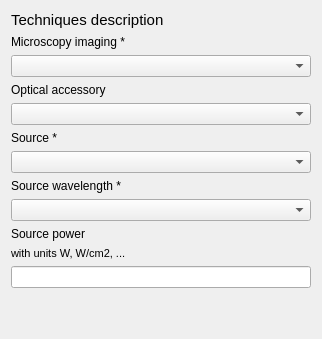
      <widget class="QWidget" name="tab_3">
       <attribute name="title">
        <string>3 Technical description</string>
       </attribute>
       <layout class="QVBoxLayout" name="verticalLayout_7">
        <item>
         <widget class="QLabel" name="label_48">
          <property name="font">
           <font>
            <pointsize>11</pointsize>
           </font>
          </property>
          <property name="text">
           <string>Techniques description</string>
          </property>
         </widget>
        </item>
        <item>
         <widget class="QLabel" name="label_12">
          <property name="toolTip">
           <string>&lt;html&gt;&lt;head/&gt;&lt;body&gt;&lt;p&gt;Tell if the instrumental technique use a microscope, a micro-imager, an imager or not&lt;/p&gt;&lt;/body&gt;&lt;/html&gt;</string>
          </property>
          <property name="text">
           <string>Microscopy imaging *</string>
          </property>
         </widget>
        </item>
        <item>
         <widget class="QComboBox" name="microscopy_imaging">
          <property name="toolTip">
           <string>&lt;html&gt;&lt;head/&gt;&lt;body&gt;&lt;p&gt;Tell if the instrumental technique use a microscope, a micro-imager, an imager or not&lt;/p&gt;&lt;/body&gt;&lt;/html&gt;</string>
          </property>
         </widget>
        </item>
        <item>
         <widget class="QLabel" name="label_13">
          <property name="toolTip">
           <string>&lt;html&gt;&lt;head/&gt;&lt;body&gt;&lt;p&gt;Type of additional optical accessory installed in the instrument&lt;/p&gt;&lt;/body&gt;&lt;/html&gt;</string>
          </property>
          <property name="text">
           <string>Optical accessory</string>
          </property>
         </widget>
        </item>
        <item>
         <layout class="QGridLayout" name="gridLayout_14">
          <item row="0" column="0">
           <widget class="QComboBox" name="optical_accessory">
            <property name="minimumSize">
             <size>
              <width>300</width>
              <height>0</height>
             </size>
            </property>
            <property name="toolTip">
             <string>&lt;html&gt;&lt;head/&gt;&lt;body&gt;&lt;p&gt;Type of additional optical accessory installed in the instrument&lt;/p&gt;&lt;/body&gt;&lt;/html&gt;</string>
            </property>
           </widget>
          </item>
         </layout>
        </item>
        <item>
         <widget class="QLabel" name="label_14">
          <property name="toolTip">
           <string>&lt;html&gt;&lt;head/&gt;&lt;body&gt;&lt;p&gt;Light source type of the instrument&lt;/p&gt;&lt;/body&gt;&lt;/html&gt;</string>
          </property>
          <property name="text">
           <string>Source *</string>
          </property>
         </widget>
        </item>
        <item>
         <layout class="QGridLayout" name="gridLayout_15">
          <item row="0" column="0">
           <widget class="QComboBox" name="source">
            <property name="minimumSize">
             <size>
              <width>300</width>
              <height>0</height>
             </size>
            </property>
            <property name="toolTip">
             <string>&lt;html&gt;&lt;head/&gt;&lt;body&gt;&lt;p&gt;Light source type of the instrument&lt;/p&gt;&lt;/body&gt;&lt;/html&gt;</string>
            </property>
           </widget>
          </item>
         </layout>
        </item>
        <item>
         <widget class="QLabel" name="label_15">
          <property name="toolTip">
           <string>&lt;html&gt;&lt;head/&gt;&lt;body&gt;&lt;p&gt;General spectral range, precise wavelength (laser), or wavelength range (laser diode) of the source&lt;/p&gt;&lt;/body&gt;&lt;/html&gt;</string>
          </property>
          <property name="text">
           <string>Source wavelength *</string>
          </property>
         </widget>
        </item>
        <item>
         <layout class="QGridLayout" name="gridLayout_16">
          <item row="0" column="0">
           <widget class="QComboBox" name="source_wavelength">
            <property name="minimumSize">
             <size>
              <width>300</width>
              <height>0</height>
             </size>
            </property>
            <property name="toolTip">
             <string>&lt;html&gt;&lt;head/&gt;&lt;body&gt;&lt;p&gt;General spectral range, precise wavelength (laser), or wavelength range (laser diode) of the source&lt;/p&gt;&lt;/body&gt;&lt;/html&gt;</string>
            </property>
           </widget>
          </item>
         </layout>
        </item>
        <item>
         <widget class="QLabel" name="label_source_power">
          <property name="toolTip">
           <string>&lt;html&gt;&lt;head/&gt;&lt;body&gt;&lt;p&gt;Power of the source with the unit: W, W/cm2, ...&lt;/p&gt;&lt;/body&gt;&lt;/html&gt;</string>
          </property>
          <property name="text">
           <string>Source power</string>
          </property>
         </widget>
        </item>
        <item>
         <widget class="QLabel" name="label_source_power_2">
          <property name="font">
           <font>
            <pointsize>8</pointsize>
           </font>
          </property>
          <property name="toolTip">
           <string>&lt;html&gt;&lt;head/&gt;&lt;body&gt;&lt;p&gt;Power of the source with the unit: W, W/cm2, ...&lt;/p&gt;&lt;/body&gt;&lt;/html&gt;</string>
          </property>
          <property name="text">
           <string>with units W, W/cm2, ...</string>
          </property>
         </widget>
        </item>
        <item>
         <widget class="QLineEdit" name="source_power">
          <property name="toolTip">
           <string>&lt;html&gt;&lt;head/&gt;&lt;body&gt;&lt;p&gt;Power of the source with the unit: W, W/cm2, ...&lt;/p&gt;&lt;/body&gt;&lt;/html&gt;</string>
          </property>
         </widget>
        </item>
        <item>
         <spacer name="verticalSpacer_3">
          <property name="orientation">
           <enum>Qt::Vertical</enum>
          </property>
          <property name="sizeHint" stdset="0">
           <size>
            <width>20</width>
            <height>40</height>
           </size>
          </property>
         </spacer>
        </item>
       </layout>
      </widget>
